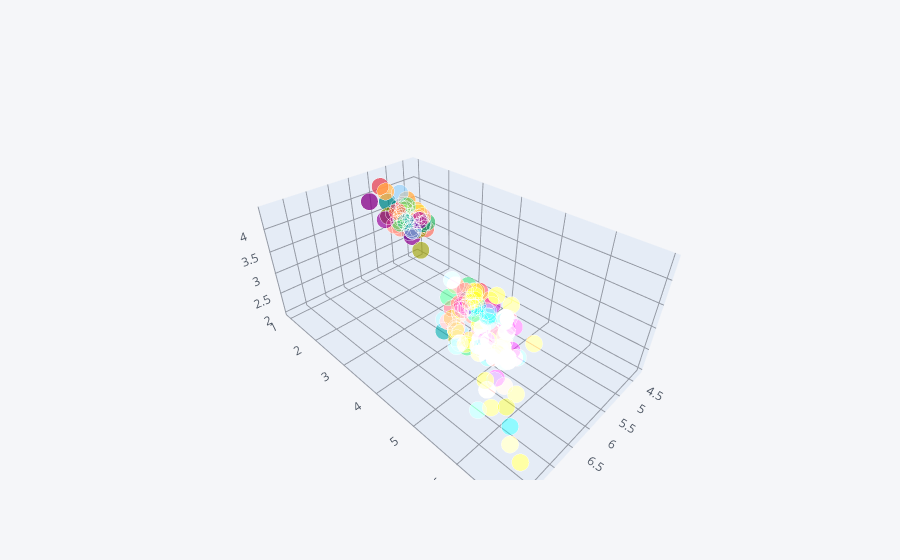

Notebook cell for this chart:
### Code cell
df.iplot(kind='scatter3d',x='SepalLengthCm',y='PetalLengthCm',z='SepalWidthCm')

### Figure 1 — Plotly figure (JSON) as saved in the notebook; plotly's stock layout.template omitted (floating-point values rounded to 4 significant figures; data arrays with more than 128 entries replaced by an {"elided": "..."} marker saying what was removed)
{"data": [{"marker": {"color": {"elided": "150 str values"}, "opacity": 0.8, "size": {"elided": "150 int values"}, "symbol": "circle"}, "mode": "markers", "text": {"elided": "150 str values"}, "type": "scatter3d", "x": {"elided": "150 float values"}, "y": {"elided": "150 float values"}, "z": {"elided": "150 float values"}}], "layout": {"legend": {"bgcolor": "#F5F6F9", "font": {"color": "#4D5663"}}, "paper_bgcolor": "#F5F6F9", "plot_bgcolor": "#F5F6F9", "scene": {"xaxis": {"gridcolor": "#9499A3", "showgrid": true, "tickfont": {"color": "#4D5663"}, "title": {"font": {"color": "#4D5663"}, "text": ""}, "zerolinecolor": "#9499A3"}, "yaxis": {"gridcolor": "#9499A3", "showgrid": true, "tickfont": {"color": "#4D5663"}, "title": {"font": {"color": "#4D5663"}, "text": ""}, "zerolinecolor": "#9499A3"}, "zaxis": {"gridcolor": "#9499A3", "showgrid": true, "tickfont": {"color": "#4D5663"}, "title": {"font": {"color": "#4D5663"}, "text": ""}, "zerolinecolor": "#9499A3"}}, "title": {"font": {"color": "#4D5663"}}}}
